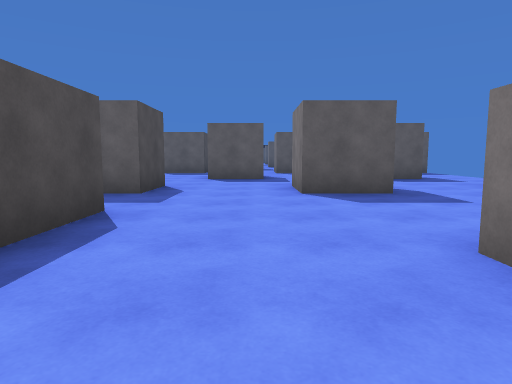
view 1 (above)

16 first-person views from a walk through a Unity game level. The camera is 1.2 m above the floor, tilts 6° down and sees 75° across. The floor is counted in squares, 2 m on a side. Each view is taken from the middle of a square. On the plan, view 1 faces up. The plan holds only what a view shows up to about 10 squares ahead; the rest is blank. The place goes on beyond the plan. The player is left out.

view 2
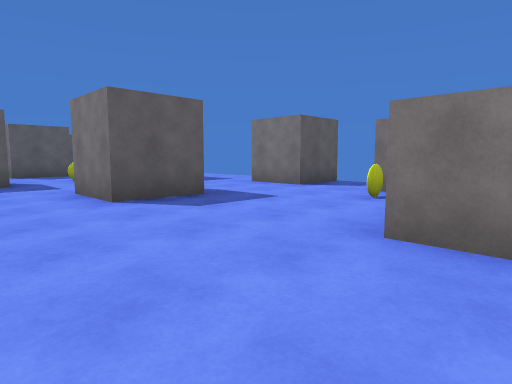

view 3
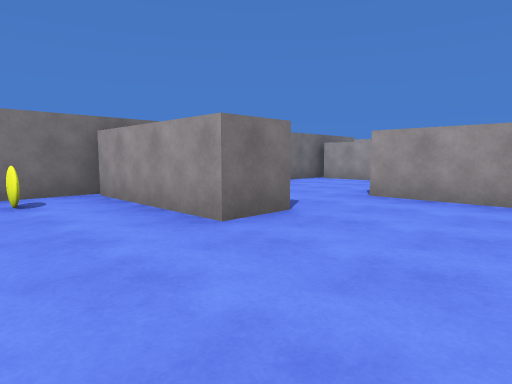

view 4
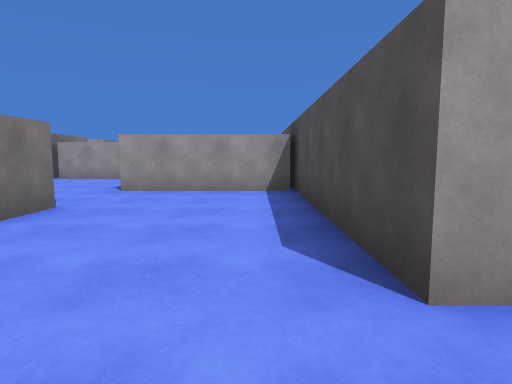

view 5
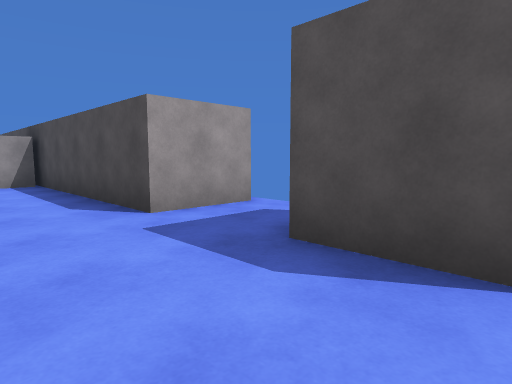

view 6
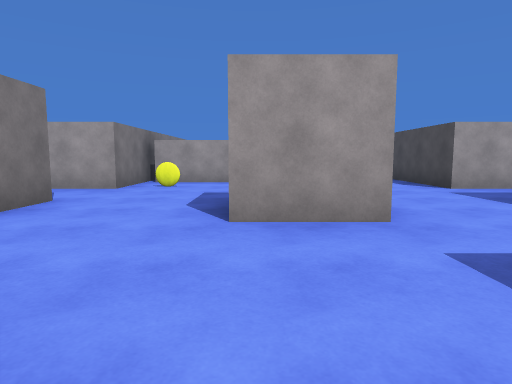

view 7
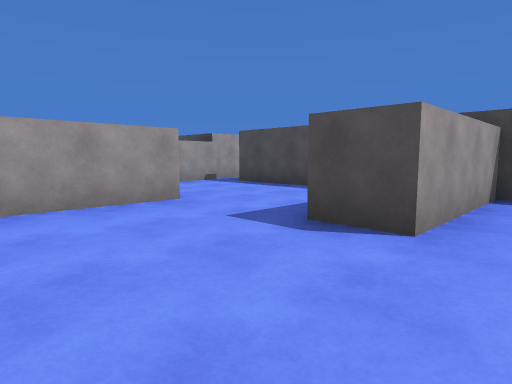

view 8
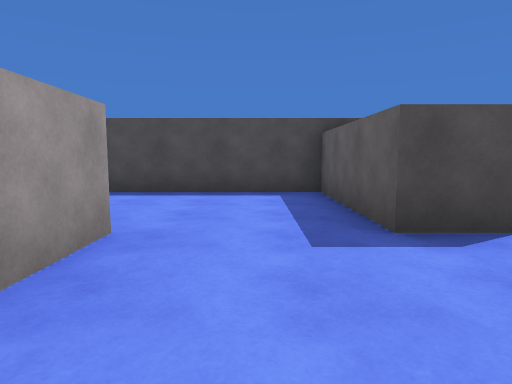

view 9
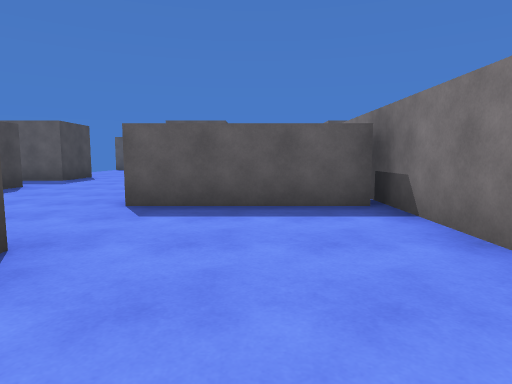

view 10
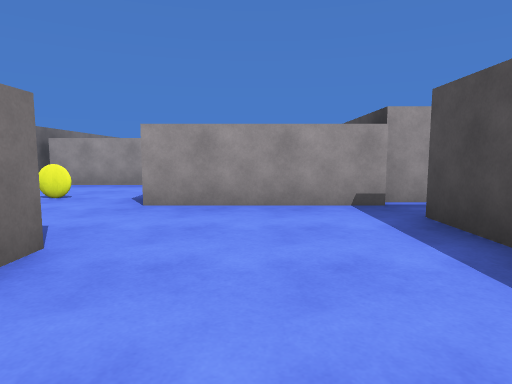

view 11
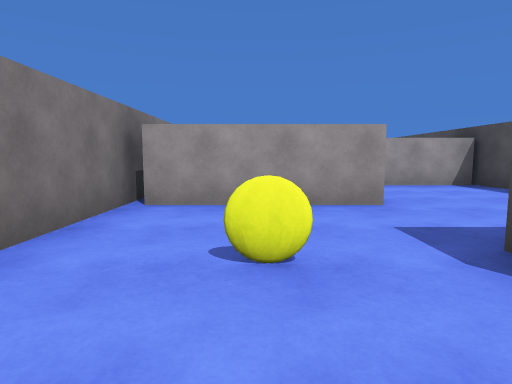

view 12
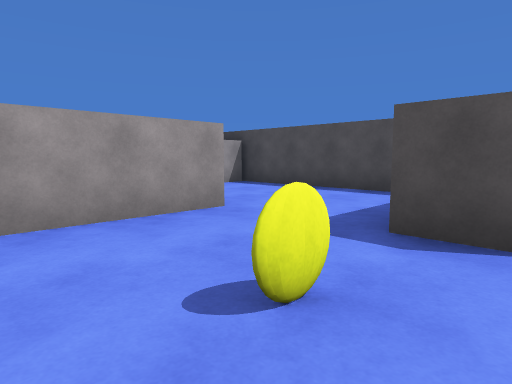

view 13
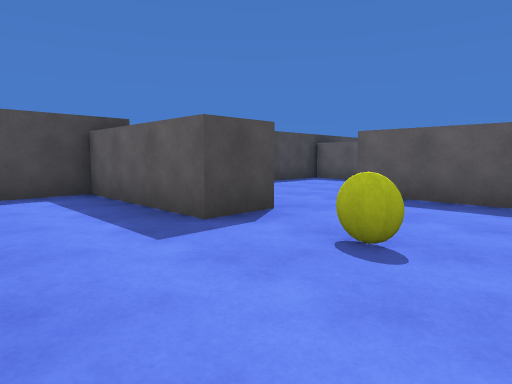

view 14
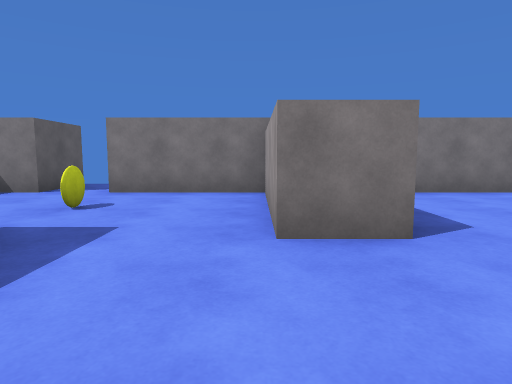

view 15
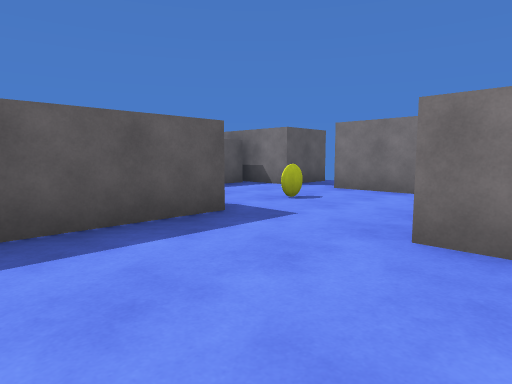

view 16
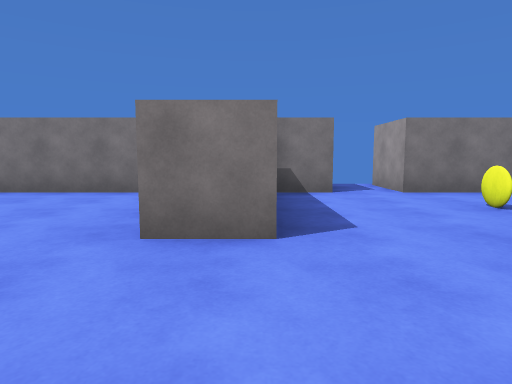

### Floor plan
Ten units are one square. View 1 is at (0, 0); x grows to the right and y downward. Boxes are objects, and circles mark ways between rooms. Rooms are numbered by the first view taken in them; rooms with no view inside come last. Other rooms are left out.
<svg viewBox="-37 -100 106 239">
<path fill="none" stroke="#000" d="M24 -54 8 -54 8 -70M14 -10 14 -20 45 -20M-19 -70 -19 -54 -30 -54M-32 -37 -17 -37 -17 15M46 -14 46 -37 59 -37M-16 9 14 9M64 -54 46 -54 46 -70M2 -90 -14 -90M8 -70 22 -70M46 -90 36 -90M14 51 14 41 45 41M14 9 14 19 -16 19M-17 15 -17 64M46 63 46 -14M45 -10 14 -10M-16 71 14 71M14 71 14 81 -17 81 -17 134M14 112 14 101 45 101M46 110 46 74 62 74M45 51 14 51M62 63 46 63M-16 131 4 131"/>
<circle cx="-5" cy="-65" r="3" fill="#2a7"/>
<circle cx="35" cy="-65" r="3" fill="#2a7"/>
<circle cx="20" cy="0" r="3" fill="#2a7"/>
<circle cx="20" cy="60" r="3" fill="#2a7"/>
<text x="10" y="-40">1</text>
<text x="10" y="-90">2</text>
<text x="20" y="30">3</text>
<text x="20" y="90">4</text>
</svg>
Room 1 opens to room 2. Room 1 opens to room 3. Room 3 opens to room 4.

Where each view was taken, in squares from view 1:
view 1: 0 up, 0 right, facing up
view 2: 1 up, 1 left, facing up-right
view 3: 4 up, 1 left, facing down-right
view 4: 5 up, 1 left, facing down
view 5: 7 up, 0 right, facing down-left
view 6: 10 up, 2 right, facing down
view 7: 0 up, 4 right, facing down-left
view 8: 3 down, 4 right, facing left
view 9: 3 down, 3 right, facing up
view 10: 3 down, 0 right, facing down
view 11: 6 down, 3 right, facing down
view 12: 7 down, 4 right, facing down-left
view 13: 10 down, 4 right, facing up-left
view 14: 10 down, 1 left, facing right
view 15: 11 down, 1 left, facing up-right
view 16: 5 down, 1 left, facing right
